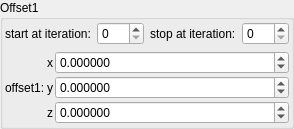
    <widget class="QGroupBox" name="groupBox_2">
     <property name="title">
      <string>Offset1</string>
     </property>
     <layout class="QVBoxLayout" name="verticalLayout_6">
      <property name="leftMargin">
       <number>2</number>
      </property>
      <property name="topMargin">
       <number>2</number>
      </property>
      <property name="rightMargin">
       <number>2</number>
      </property>
      <property name="bottomMargin">
       <number>2</number>
      </property>
      <item>
       <layout class="QHBoxLayout" name="horizontalLayout_9" stretch="0,1,0,1">
        <item>
         <widget class="QLabel" name="label_94">
          <property name="text">
           <string>start at iteration:</string>
          </property>
         </widget>
        </item>
        <item>
         <widget class="MySpinBox" name="spinboxInt_transf_start_iterations_M">
          <property name="sizePolicy">
           <sizepolicy hsizetype="Minimum" vsizetype="Maximum">
            <horstretch>0</horstretch>
            <verstretch>0</verstretch>
           </sizepolicy>
          </property>
          <property name="minimum">
           <number>0</number>
          </property>
          <property name="maximum">
           <number>999</number>
          </property>
          <property name="value">
           <number>0</number>
          </property>
         </widget>
        </item>
        <item>
         <widget class="QLabel" name="label_66">
          <property name="text">
           <string>stop at iteration:</string>
          </property>
         </widget>
        </item>
        <item>
         <widget class="MySpinBox" name="spinboxInt_transf_stop_iterations_M">
          <property name="sizePolicy">
           <sizepolicy hsizetype="Preferred" vsizetype="Maximum">
            <horstretch>0</horstretch>
            <verstretch>0</verstretch>
           </sizepolicy>
          </property>
          <property name="maximum">
           <number>999</number>
          </property>
         </widget>
        </item>
       </layout>
      </item>
      <item>
       <layout class="QGridLayout" name="gridLayout_23" columnstretch="0,0,1">
        <property name="spacing">
         <number>2</number>
        </property>
        <item row="1" column="2">
         <widget class="MyDoubleSpinBox" name="spinbox3_transf_offsetA_000_y">
          <property name="sizePolicy">
           <sizepolicy hsizetype="Minimum" vsizetype="Maximum">
            <horstretch>0</horstretch>
            <verstretch>0</verstretch>
           </sizepolicy>
          </property>
          <property name="prefix">
           <string/>
          </property>
          <property name="suffix">
           <string/>
          </property>
          <property name="decimals">
           <number>6</number>
          </property>
          <property name="minimum">
           <double>-99.989999999999995</double>
          </property>
          <property name="maximum">
           <double>99.989999999999995</double>
          </property>
          <property name="singleStep">
           <double>0.100000000000000</double>
          </property>
         </widget>
        </item>
        <item row="2" column="2">
         <widget class="MyDoubleSpinBox" name="spinbox3_transf_offsetA_000_z">
          <property name="sizePolicy">
           <sizepolicy hsizetype="Minimum" vsizetype="Maximum">
            <horstretch>0</horstretch>
            <verstretch>0</verstretch>
           </sizepolicy>
          </property>
          <property name="prefix">
           <string/>
          </property>
          <property name="suffix">
           <string/>
          </property>
          <property name="decimals">
           <number>6</number>
          </property>
          <property name="minimum">
           <double>-99.989999999999995</double>
          </property>
          <property name="maximum">
           <double>99.989999999999995</double>
          </property>
          <property name="singleStep">
           <double>0.100000000000000</double>
          </property>
         </widget>
        </item>
        <item row="1" column="0">
         <widget class="QLabel" name="label_120">
          <property name="text">
           <string>offset1:</string>
          </property>
         </widget>
        </item>
        <item row="2" column="1">
         <widget class="QLabel" name="label_124">
          <property name="sizePolicy">
           <sizepolicy hsizetype="Preferred" vsizetype="Preferred">
            <horstretch>0</horstretch>
            <verstretch>0</verstretch>
           </sizepolicy>
          </property>
          <property name="text">
           <string notr="true">z</string>
          </property>
          <property name="alignment">
           <set>Qt::AlignRight|Qt::AlignTrailing|Qt::AlignVCenter</set>
          </property>
         </widget>
        </item>
        <item row="0" column="2">
         <widget class="MyDoubleSpinBox" name="spinbox3_transf_offsetA_000_x">
          <property name="sizePolicy">
           <sizepolicy hsizetype="Minimum" vsizetype="Maximum">
            <horstretch>0</horstretch>
            <verstretch>0</verstretch>
           </sizepolicy>
          </property>
          <property name="prefix">
           <string/>
          </property>
          <property name="suffix">
           <string/>
          </property>
          <property name="decimals">
           <number>6</number>
          </property>
          <property name="minimum">
           <double>-99.989999999999995</double>
          </property>
          <property name="maximum">
           <double>99.989999999999995</double>
          </property>
          <property name="singleStep">
           <double>0.100000000000000</double>
          </property>
         </widget>
        </item>
        <item row="1" column="1">
         <widget class="QLabel" name="label_123">
          <property name="sizePolicy">
           <sizepolicy hsizetype="Preferred" vsizetype="Preferred">
            <horstretch>0</horstretch>
            <verstretch>0</verstretch>
           </sizepolicy>
          </property>
          <property name="text">
           <string notr="true">y</string>
          </property>
          <property name="alignment">
           <set>Qt::AlignRight|Qt::AlignTrailing|Qt::AlignVCenter</set>
          </property>
         </widget>
        </item>
        <item row="0" column="1">
         <widget class="QLabel" name="label_121">
          <property name="sizePolicy">
           <sizepolicy hsizetype="Preferred" vsizetype="Preferred">
            <horstretch>0</horstretch>
            <verstretch>0</verstretch>
           </sizepolicy>
          </property>
          <property name="text">
           <string notr="true">x</string>
          </property>
          <property name="alignment">
           <set>Qt::AlignRight|Qt::AlignTrailing|Qt::AlignVCenter</set>
          </property>
         </widget>
        </item>
       </layout>
      </item>
     </layout>
    </widget>
